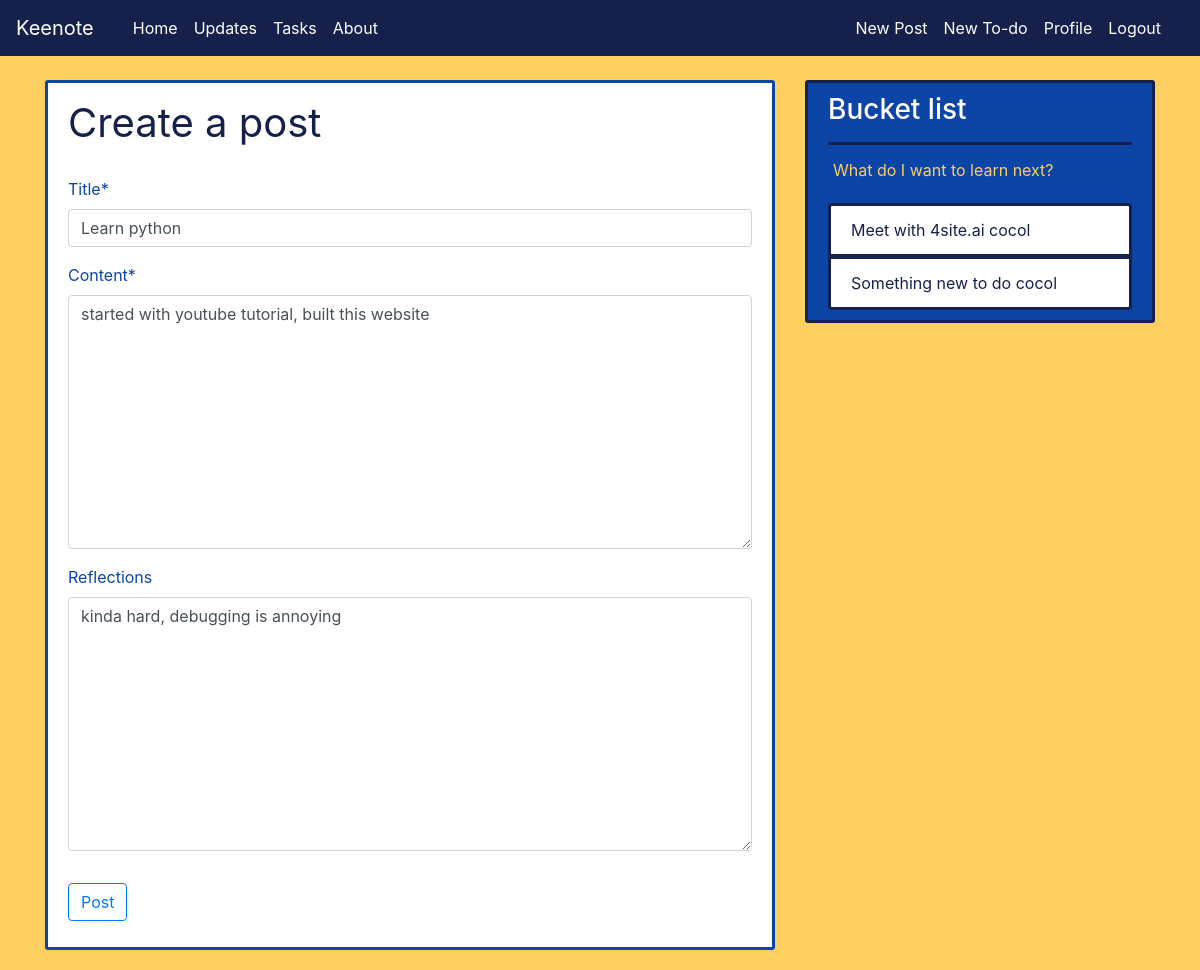
Screenshot of /post/10/update/ (signed in) with the database file from the repository.
### blog/models.py (models this page shows, shortened)
class Post(models.Model):
    title = models.CharField(max_length = 200)
    content = models.TextField()
    reflections = models.TextField(blank=True)
    date_posted = models.DateTimeField(default=timezone.now)
    author = models.ForeignKey(User, on_delete=models.CASCADE)

class Skill(models.Model):
    title = models.CharField(max_length = 200)
    content = models.TextField()
    author = models.ForeignKey(User, on_delete=models.CASCADE)

### blog/views.py (the view, shortened to what this page needs)
# urls.py: path('post/<int:pk>/update/', PostUpdateView.as_view(), name="post-update"),
class PostUpdateView(LoginRequiredMixin, UserPassesTestMixin, UpdateView):
    model = Post
    fields = ['title', 'content', 'reflections']
    def test_func(self):
        post = self.get_object()
        return self.request.user == post.author

### blog/templatetags/menu_items.py (called while the page is built)
@register.inclusion_tag('blog/menu_items.html')
def menu_items():
    user = User.objects.first()
    context = {
        'items': Skill.objects.filter(author=user) #filter(author=request.user)
    }
    return context #need to check user

### blog/templates/blog/post_form.html (shortened to what this page needs)
{% extends "blog/base.html" %}
{% load crispy_forms_tags %}
{% block content %}
    <div class="content-section form">
        <form method="POST">
            <fieldset class="form-group">
                <legend class="mb-4 form-section">Create a post</legend>
                {{ form|crispy }}
            </fieldset>
            <div class="form-group">
                <button  class="btn btn-outline-primary"  type="submit">Post</button>
            </div>
        </form>
    </div>
{% endblock %}

### blog/templates/blog/menu_items.html
{% for item in items %}
        <li class="list-group-item list-group-item-light task-item">{{ item.title }}  {{ item.author }}</li>
{% endfor %}

### blog/static/blog/main.css (style rules this page uses)
body { background: #fdcf60; color: #16214b; margin-top: 5rem; }
.content-section { background-color: #ffffff; padding: 10px 20px; border: 3px solid #0c45a6; border-radius: 3px; margin-bottom: 20px; }
.list-group-item { color: #16214b; background-color: #ffffff; border: 3px solid #16214b; }
.account-heading, .form-section { font-size: 2.5rem; color: #16214b; border-bottom: 3px, #fdcf60; }
.form, .form-group { background-color: #ffffff; color: #0c45a6; }

### rows the page displays
Post: title "Learn python", content "started with youtube tutorial, built this website", reflections "kinda hard, debugging is annoying"
Skill: title "Meet with 4site.ai", author "cocol"
Skill: title "Something new to do", author "cocol"
